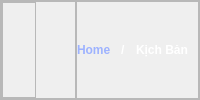
                     <widget class="QFrame" name="frame_41">
                      <property name="minimumSize">
                       <size>
                        <width>0</width>
                        <height>20</height>
                       </size>
                      </property>
                      <property name="styleSheet">
                       <string notr="true">QFrame#frame_41{
padding:5px;
}
QPushButton{
border:none;
}
QPushButton:hover{
border:none;
background-color: rgb(219, 255, 243);
border-radius:5px;
}</string>
                      </property>
                      <property name="frameShape">
                       <enum>QFrame::StyledPanel</enum>
                      </property>
                      <property name="frameShadow">
                       <enum>QFrame::Raised</enum>
                      </property>
                      <layout class="QHBoxLayout" name="horizontalLayout_62">
                       <property name="spacing">
                        <number>0</number>
                       </property>
                       <property name="leftMargin">
                        <number>0</number>
                       </property>
                       <property name="topMargin">
                        <number>0</number>
                       </property>
                       <property name="rightMargin">
                        <number>0</number>
                       </property>
                       <property name="bottomMargin">
                        <number>0</number>
                       </property>
                       <item>
                        <widget class="QFrame" name="frame_68">
                         <property name="frameShape">
                          <enum>QFrame::StyledPanel</enum>
                         </property>
                         <property name="frameShadow">
                          <enum>QFrame::Raised</enum>
                         </property>
                         <layout class="QHBoxLayout" name="horizontalLayout_58">
                          <property name="spacing">
                           <number>0</number>
                          </property>
                          <property name="leftMargin">
                           <number>0</number>
                          </property>
                          <property name="topMargin">
                           <number>0</number>
                          </property>
                          <property name="rightMargin">
                           <number>0</number>
                          </property>
                          <property name="bottomMargin">
                           <number>0</number>
                          </property>
                          <item alignment="Qt::AlignLeft">
                           <widget class="QFrame" name="frame_72">
                            <property name="frameShape">
                             <enum>QFrame::StyledPanel</enum>
                            </property>
                            <property name="frameShadow">
                             <enum>QFrame::Raised</enum>
                            </property>
                            <layout class="QVBoxLayout" name="verticalLayout_20">
                             <property name="spacing">
                              <number>0</number>
                             </property>
                             <property name="leftMargin">
                              <number>0</number>
                             </property>
                             <property name="topMargin">
                              <number>0</number>
                             </property>
                             <property name="rightMargin">
                              <number>0</number>
                             </property>
                             <property name="bottomMargin">
                              <number>0</number>
                             </property>
                             <item>
                              <widget class="QPushButton" name="btn_back">
                               <property name="styleSheet">
                                <string notr="true">QPushButton{
border:none;
}
QPushButton:hover{
border:none;
	background-color: rgb(38, 49, 154);
border-radius:5px;
}</string>
                               </property>
                               <property name="text">
                                <string/>
                               </property>
                               <property name="icon">
                                <iconset resource="../icons/icons.qrc">
                                 <normaloff>:/icons/png/icons8-left-48.png</normaloff>:/icons/png/icons8-left-48.png</iconset>
                               </property>
                               <property name="iconSize">
                                <size>
                                 <width>30</width>
                                 <height>20</height>
                                </size>
                               </property>
                              </widget>
                             </item>
                            </layout>
                           </widget>
                          </item>
                          <item>
                           <widget class="QLabel" name="label_5">
                            <property name="font">
                             <font>
                              <family>MesloLGSDZ Nerd Font</family>
                              <pointsize>9</pointsize>
                              <weight>75</weight>
                              <bold>true</bold>
                             </font>
                            </property>
                            <property name="styleSheet">
                             <string notr="true">color: rgb(126, 126, 126);</string>
                            </property>
                            <property name="text">
                             <string/>
                            </property>
                           </widget>
                          </item>
                         </layout>
                        </widget>
                       </item>
                       <item alignment="Qt::AlignRight">
                        <widget class="QFrame" name="frame_69">
                         <property name="frameShape">
                          <enum>QFrame::StyledPanel</enum>
                         </property>
                         <property name="frameShadow">
                          <enum>QFrame::Raised</enum>
                         </property>
                         <layout class="QHBoxLayout" name="horizontalLayout_61">
                          <property name="spacing">
                           <number>10</number>
                          </property>
                          <property name="leftMargin">
                           <number>0</number>
                          </property>
                          <property name="topMargin">
                           <number>0</number>
                          </property>
                          <property name="rightMargin">
                           <number>10</number>
                          </property>
                          <property name="bottomMargin">
                           <number>0</number>
                          </property>
                          <item>
                           <widget class="QLabel" name="label_54">
                            <property name="font">
                             <font>
                              <weight>75</weight>
                              <bold>true</bold>
                             </font>
                            </property>
                            <property name="styleSheet">
                             <string notr="true">color: rgb(157, 178, 255);</string>
                            </property>
                            <property name="text">
                             <string>Home</string>
                            </property>
                           </widget>
                          </item>
                          <item>
                           <widget class="QLabel" name="label_63">
                            <property name="font">
                             <font>
                              <weight>75</weight>
                              <bold>true</bold>
                             </font>
                            </property>
                            <property name="styleSheet">
                             <string notr="true">color: rgb(255, 255, 255);</string>
                            </property>
                            <property name="text">
                             <string>/</string>
                            </property>
                           </widget>
                          </item>
                          <item>
                           <widget class="QLabel" name="label_64">
                            <property name="font">
                             <font>
                              <weight>75</weight>
                              <bold>true</bold>
                             </font>
                            </property>
                            <property name="styleSheet">
                             <string notr="true">color: rgb(255, 255, 255);</string>
                            </property>
                            <property name="text">
                             <string>Kịch Bản</string>
                            </property>
                           </widget>
                          </item>
                         </layout>
                        </widget>
                       </item>
                      </layout>
                     </widget>
